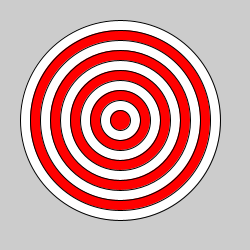
Frame 1 (no input)
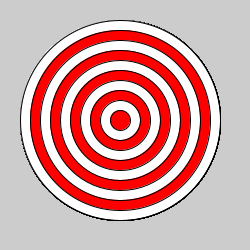
Frame 60 (the mouse pressed at the canvas centre just before this capture)
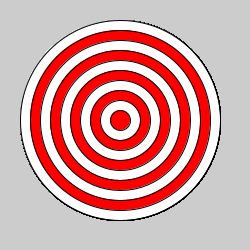
Frame 120 (the mouse held since frame 60 and released just before this capture)

The Processing sketch that drew these frames (run headless with seeded random() and noise(); from frame 60 on, the mouse is pressed at the canvas centre):

// Processing sketch: Bullseye
// ── Bullseye.pde
void setup() {
  size (250, 250);
}
void draw() {
fill (255, 255, 255);
ellipse (120, 120, 200, 200);
fill (255, 0, 0);
ellipse (120, 120, 180, 180);
fill (255, 255, 255);
ellipse (120, 120, 160, 160);
fill (255, 0, 0);
ellipse (120, 120, 140, 140);
fill (255, 255, 255);
ellipse (120, 120, 120, 120);
fill (255, 0, 0);
ellipse (120, 120, 100, 100);
fill (255, 255, 255);
ellipse (120, 120, 80, 80);
fill (255, 0, 0);
ellipse (120, 120, 60, 60);
fill (255, 255, 255);
ellipse (120, 120, 40, 40);
fill (255, 0, 0);
ellipse (120, 120, 20, 20);
}
